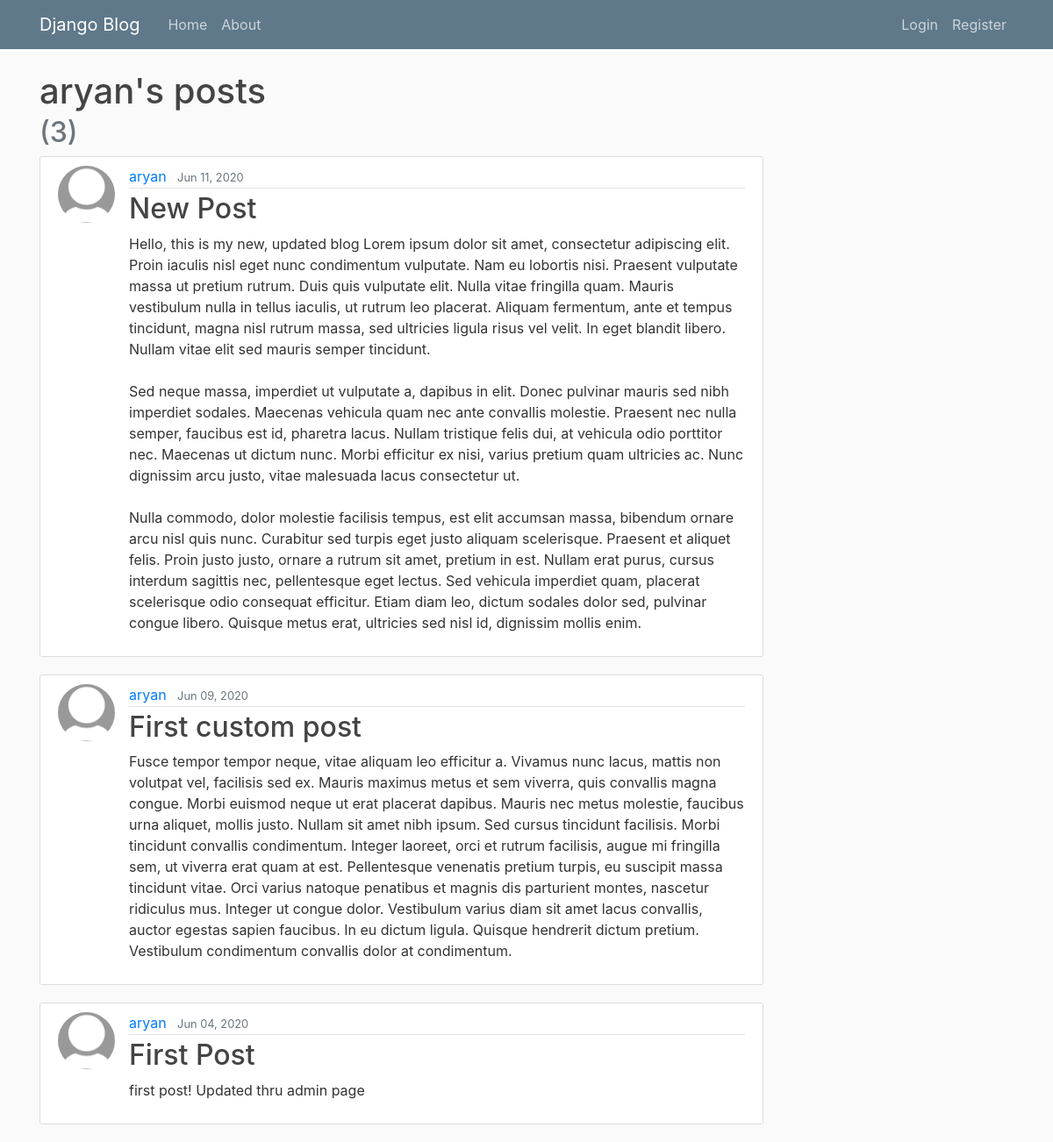
Page /user/aryan on the committed database.
### blog/models.py (models this page shows, shortened)
class Post(models.Model):
    title = models.CharField(max_length=100)
    content = models.TextField()
    date_posted = models.DateTimeField(default=timezone.now)
    author = models.ForeignKey(User, on_delete=models.CASCADE)
    '''def get_absolute_url(self):
                    return reverse('post-detail', kwargs={'pk': self.pk})'''

### users/models.py (models this page shows, shortened)
class Profile(models.Model):
    user = models.OneToOneField(User, on_delete=models.CASCADE)
    image = models.ImageField(default='default.jpg', upload_to='profile_pics')

### blog/views.py (the view)
# urls.py: path('user/<str:username>', UserPostListView.as_view(), name='user-posts'),
class UserPostListView(ListView):
    model = Post
    template_name = 'blog/user_posts.html'
    context_object_name = 'posts'
    paginate_by = 5
    def get_queryset(self):
        user = get_object_or_404(User, username=self.kwargs.get('username'))
        return Post.objects.filter(author=user).order_by('-date_posted')

### blog/templates/blog/user_posts.html (shortened to what this page needs)
{% extends 'blog/base.html' %}
{% block content %}
<h1 class='mb-1'>{{view.kwargs.username}}'s posts</h1>
<h2 class='text-muted mb-2'>({{ page_obj.paginator.count }})</h2>
    {% for post in posts %}
        <article class="media content-section">
          <img class='rounded-circle article-img'src="{{ post.author.profile.image.url }}" >
          <div class="media-body">
            <div class="article-metadata">
              <a class="mr-2" href="{% url 'user-posts' post.author.username %}">{{ post.author }}</a>
              <small class="text-muted">{{ post.date_posted|date:"M d, Y" }}</small>
            </div>
            <h2><a class="article-title" href="{% url 'post-detail' post.id %}">{{ post.title }}</a></h2>
            <p class="article-content">{{ post.content }}</p>
          </div>
        </article>
    {% endfor %}
{% endblock content%}

### blog/templates/blog/base.html (shortened to what this page needs)
{% load static %}
<!DOCTYPE html>
<html>
<head>
    <link rel="stylesheet" href="https://maxcdn.bootstrapcdn.com/bootstrap/4.0.0/css/bootstrap.min.css">
    <link rel="stylesheet" type="text/css" href="{% static 'blog/main.css' %}">
</head>
<body>
    <header class="site-header">
      <nav class="navbar navbar-expand-md navbar-dark bg-steel fixed-top">
        <div class="container">
          <a class="navbar-brand mr-4" href="{% url 'blog-home' %}">Django Blog</a>
          <div class="collapse navbar-collapse" id="navbarToggle">
            <div class="navbar-nav mr-auto">
              <a class="nav-item nav-link" href="{% url 'blog-home' %}">Home</a>
              <a class="nav-item nav-link" href="{% url 'blog-about' %}">About</a>
            </div>
            <div class="navbar-nav">
              {% if user.is_authenticated %}
                  <a class="nav-item nav-link" href="{% url 'post-create' %}">New Post</a>
                  <a class="nav-item nav-link" href="{% url 'profile' %}">Profile</a>
                  <a class="nav-item nav-link" href="{% url 'logout' %}">Logout</a>
              {% else %}
                  <a class="nav-item nav-link" href="{% url 'login' %}">Login</a>
                  <a class="nav-item nav-link" href="{% url 'register' %}">Register</a>
              {% endif %}
            </div>
          </div>
        </div>
      </nav>
    </header>
    <main role="main" class="container">
      <div class="row">
        <div class="col-md-9">
          {% block content %}{% endblock %}
        </div>
      </div>
    </main>
</body>
</html>

### blog/static/blog/main.css (style rules this page uses)
body { background: #fafafa; color: #333333; margin-top: 5rem; }
h1, h2, h3, h4, h5, h6 { color: #444444; }
.bg-steel { background-color: #5f788a; }
.site-header .navbar-nav .nav-link { color: #cbd5db; }
.content-section { background: #ffffff; padding: 10px 20px; border: 1px solid #dddddd; border-radius: 3px; margin-bottom: 20px; }
.article-title { color: #444444; }
.article-content { white-space: pre-line; }
.article-img { height: 65px; width: 65px; margin-right: 16px; }
.article-metadata { padding-bottom: 1px; margin-bottom: 4px; border-bottom: 1px solid #e3e3e3 }

### rows in the picture
Post: author.profile.image (placeholder picture), author "aryan", date_posted "Jun 11, 2020", title "New Post", content "Hello, this is my new, updated blog Lorem ipsum dolor sit amet, consectetur adipiscing elit. Proin iaculis nisl eget nunc condimentum vulputate. Nam eu lobortis nisi. Praesent vulputate massa ut pretium rutrum. Duis quis vulputate elit. Nulla vitae fringilla quam. Mauris vestibulum nulla in tellus iaculis, ut rutrum leo placerat. Aliquam fermentum, ante et tempus tincidunt, magna nisl rutrum massa, sed ultricies ligula risus vel velit. In eget blandit libero. Nullam vitae elit sed mauris semper tincidunt. Sed neque massa, imperdiet ut vulputate a, dapibus in elit. Donec pulvinar mauris sed nibh imperdiet sodales. Maecenas vehicula quam nec ante convallis molestie. Praesent nec nulla semper,…"
Post: author.profile.image (placeholder picture), author "aryan", date_posted "Jun 09, 2020", title "First custom post", content "Fusce tempor tempor neque, vitae aliquam leo efficitur a. Vivamus nunc lacus, mattis non volutpat vel, facilisis sed ex. Mauris maximus metus et sem viverra, quis convallis magna congue. Morbi euismod neque ut erat placerat dapibus. Mauris nec metus molestie, faucibus urna aliquet, mollis justo. Nullam sit amet nibh ipsum. Sed cursus tincidunt facilisis. Morbi tincidunt convallis condimentum. Integer laoreet, orci et rutrum facilisis, augue mi fringilla sem, ut viverra erat quam at est. Pellentesque venenatis pretium turpis, eu suscipit massa tincidunt vitae. Orci varius natoque penatibus et magnis dis parturient montes, nascetur ridiculus mus. Integer ut congue dolor. Vestibulum varius…"
Post: author.profile.image (placeholder picture), author "aryan", date_posted "Jun 04, 2020", title "First Post", content "first post! Updated thru admin page"

### other values in the picture
{{ view.kwargs.username }} "aryan"
{{ page_obj.paginator.count }} "3"
